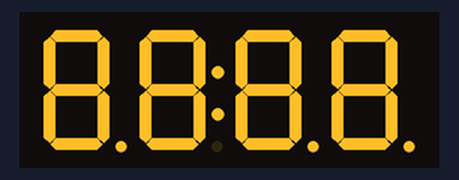
Bench run of a program on a simulated Arduino Uno, built with avr-gcc and run on an emulated ATmega328P. Shown: 4-digit seven-segment display.

Above: at 0.2 s.
At 3.08 s:
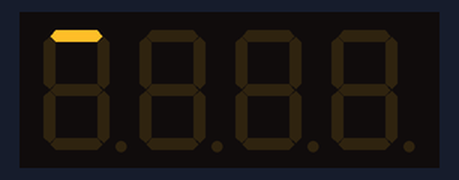
At 4.01 s:
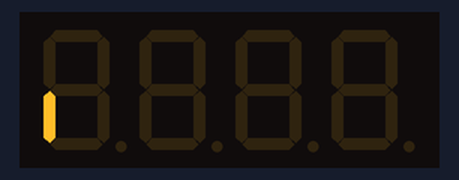
At 5.18 s:
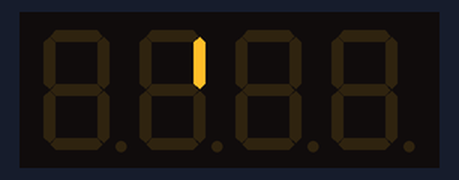
At 7.51 s:
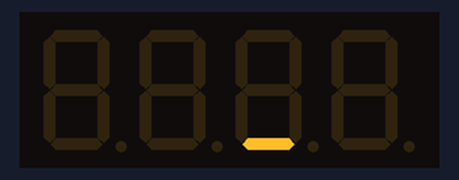
At 10.07 s:
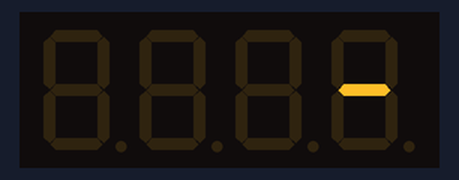

The program:

main.cpp
```cpp
#include <Arduino.h>
#include <TM1637Display.h>

#define CLK 2
#define DIO 3

TM1637Display display = TM1637Display(CLK, DIO);

const uint8_t tousAllumes[] = {0xff, 0xff, 0xff, 0xff};
const uint8_t tousEteints[] = {0x00, 0x00, 0x00, 0x00};

const uint8_t fin[] = {
    SEG_A | SEG_E | SEG_F | SEG_G,  // F
    SEG_E,                          // i
    SEG_C | SEG_E | SEG_G,          // n
    SEG_B | SEG_C | SEG_DP          // !
};

// Create degree Celsius symbol:
const uint8_t celsius[] = {
    SEG_A | SEG_B | SEG_F | SEG_G,  // Circle
    SEG_A | SEG_D | SEG_E | SEG_F   // C
};

void setup() {
  display.clear();
  display.setBrightness(7);
  delay(100);
}

void loop() {
  uint8_t unSegment[] = {0x0};
  uint8_t un =     0b00000110;
  uint8_t trois =  0b01001111;
  uint8_t quatre = 0b01100110;

  uint8_t pi[] = {
    trois | SEG_DP,
    un,
    quatre,
    un
  };
  display.setSegments(tousAllumes);
  delay(500);

  display.setSegments(tousEteints);
  delay(500);

  for (int intensite = 0; intensite < 8; intensite++) {
    display.setBrightness(intensite);
    display.setSegments(tousAllumes);
    delay(200);
  }

  for (uint8_t digit = 0; digit < 4; ++digit) {
    unSegment[0] = 1;

    for (uint8_t segment = 0; segment < 8; ++segment) {
      display.clear();
      display.setSegments(unSegment, 1, digit);
      unSegment[0] <<= 1;
      delay(200);
    }
  }

  display.showNumberDecEx(3141, 0b10000000);
  delay(5000);

  display.setSegments(pi, 4, 0);
  delay(5000);

  for (int valeur = -1200; valeur < 11000; ++valeur) {
    display.showNumberDec(valeur, true);
  }

  display.setSegments(fin);

  delay(5000);
}
```

Measured:
- what the display in image 0 shows lasts 0.6 s, from 0.1 s to 0.7 s
